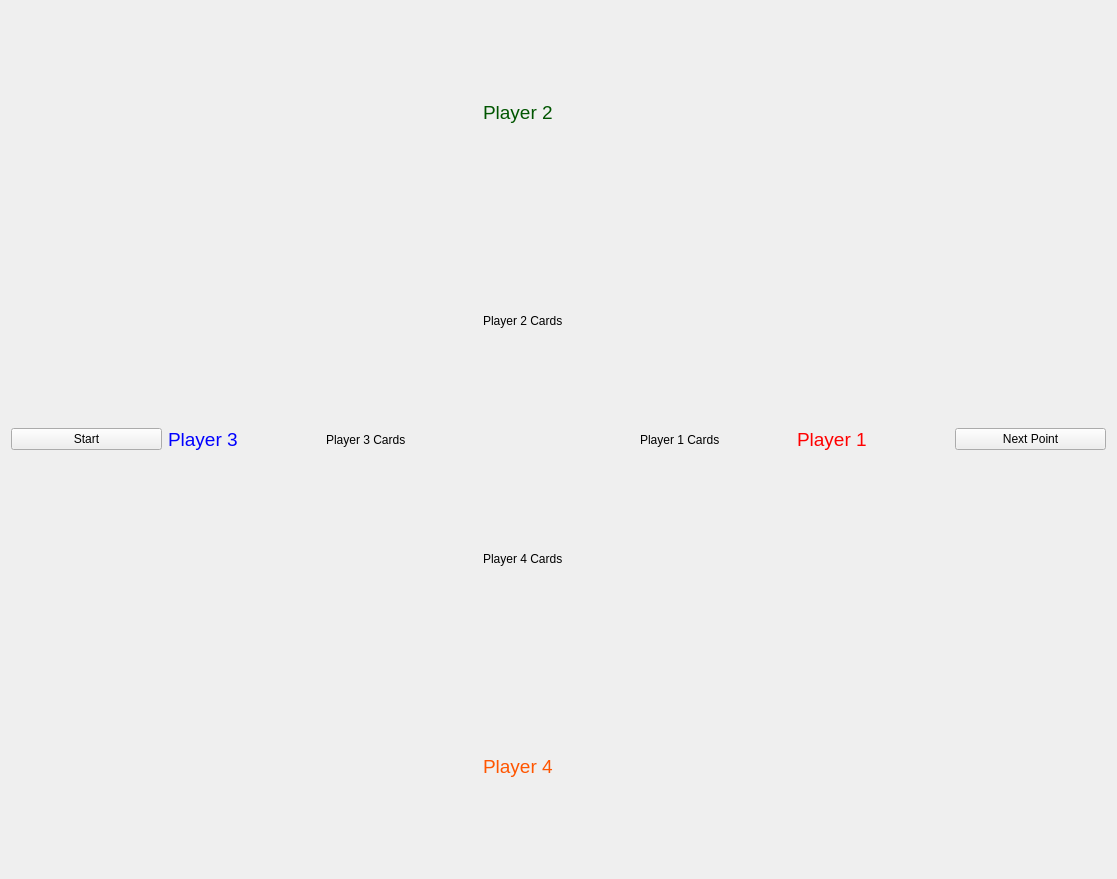
<?xml version="1.0" encoding="UTF-8"?>
<ui version="4.0">
 <class>NextTurnButton</class>
 <widget class="QWidget" name="NextTurnButton">
  <property name="geometry">
   <rect>
    <x>0</x>
    <y>0</y>
    <width>1117</width>
    <height>879</height>
   </rect>
  </property>
  <property name="windowTitle">
   <string>Form</string>
  </property>
  <layout class="QGridLayout" name="gridLayout">
   <item row="4" column="1">
    <widget class="QLabel" name="Player3Label">
     <property name="text">
      <string>&lt;html&gt;&lt;head/&gt;&lt;body&gt;&lt;p&gt;&lt;span style=&quot; font-size:14pt; color:#0000ff;&quot;&gt;Player 3&lt;/span&gt;&lt;/p&gt;&lt;/body&gt;&lt;/html&gt;</string>
     </property>
    </widget>
   </item>
   <item row="4" column="8">
    <widget class="QLabel" name="Player1Label">
     <property name="maximumSize">
      <size>
       <width>16777215</width>
       <height>71</height>
      </size>
     </property>
     <property name="text">
      <string>&lt;html&gt;&lt;head/&gt;&lt;body&gt;&lt;p&gt;&lt;span style=&quot; font-size:14pt; color:#ff0000;&quot;&gt;Player 1&lt;/span&gt;&lt;/p&gt;&lt;/body&gt;&lt;/html&gt;</string>
     </property>
    </widget>
   </item>
   <item row="4" column="2">
    <widget class="QLabel" name="Plyr3_cards">
     <property name="text">
      <string>Player 3 Cards</string>
     </property>
    </widget>
   </item>
   <item row="4" column="9">
    <widget class="QPushButton" name="NextPointbttn">
     <property name="text">
      <string>Next Point</string>
     </property>
    </widget>
   </item>
   <item row="4" column="0">
    <widget class="QPushButton" name="StartBttn">
     <property name="text">
      <string>Start</string>
     </property>
    </widget>
   </item>
   <item row="5" column="6">
    <widget class="QLabel" name="Plyr4_cards">
     <property name="text">
      <string>Player 4 Cards</string>
     </property>
    </widget>
   </item>
   <item row="1" column="6">
    <widget class="QLabel" name="Plyr2_cards">
     <property name="text">
      <string>Player 2 Cards</string>
     </property>
    </widget>
   </item>
   <item row="4" column="7">
    <widget class="QLabel" name="Plyr1_cards">
     <property name="text">
      <string>Player 1 Cards</string>
     </property>
    </widget>
   </item>
   <item row="6" column="6">
    <widget class="QLabel" name="Player4Label">
     <property name="text">
      <string>&lt;html&gt;&lt;head/&gt;&lt;body&gt;&lt;p&gt;&lt;span style=&quot; font-size:14pt; color:#ff5500;&quot;&gt;Player 4&lt;/span&gt;&lt;/p&gt;&lt;/body&gt;&lt;/html&gt;</string>
     </property>
    </widget>
   </item>
   <item row="0" column="6">
    <widget class="QLabel" name="Player2Label">
     <property name="text">
      <string>&lt;html&gt;&lt;head/&gt;&lt;body&gt;&lt;p&gt;&lt;span style=&quot; font-size:14pt; color:#005500;&quot;&gt;Player 2&lt;/span&gt;&lt;/p&gt;&lt;/body&gt;&lt;/html&gt;</string>
     </property>
    </widget>
   </item>
  </layout>
  <action name="actionssn">
   <property name="text">
    <string>ssn</string>
   </property>
   <property name="toolTip">
    <string>bg</string>
   </property>
  </action>
 </widget>
 <resources>
  <include location="MasterAI/2B/LAMAS/Proje/rsrc.qrc"/>
 </resources>
 <connections>
  <connection>
   <sender>StartBttn</sender>
   <signal>clicked()</signal>
   <receiver>Plyr3_cards</receiver>
   <slot>update()</slot>
   <hints>
    <hint type="sourcelabel">
     <x>127</x>
     <y>445</y>
    </hint>
    <hint type="destinationlabel">
     <x>365</x>
     <y>429</y>
    </hint>
   </hints>
  </connection>
  <connection>
   <sender>StartBttn</sender>
   <signal>clicked()</signal>
   <receiver>Plyr2_cards</receiver>
   <slot>update()</slot>
   <hints>
    <hint type="sourcelabel">
     <x>85</x>
     <y>439</y>
    </hint>
    <hint type="destinationlabel">
     <x>558</x>
     <y>318</y>
    </hint>
   </hints>
  </connection>
  <connection>
   <sender>StartBttn</sender>
   <signal>clicked()</signal>
   <receiver>Plyr1_cards</receiver>
   <slot>update()</slot>
   <hints>
    <hint type="sourcelabel">
     <x>85</x>
     <y>439</y>
    </hint>
    <hint type="destinationlabel">
     <x>715</x>
     <y>439</y>
    </hint>
   </hints>
  </connection>
  <connection>
   <sender>StartBttn</sender>
   <signal>clicked()</signal>
   <receiver>Plyr4_cards</receiver>
   <slot>update()</slot>
   <hints>
    <hint type="sourcelabel">
     <x>85</x>
     <y>439</y>
    </hint>
    <hint type="destinationlabel">
     <x>558</x>
     <y>560</y>
    </hint>
   </hints>
  </connection>
  <connection>
   <sender>NextPointbttn</sender>
   <signal>clicked()</signal>
   <receiver>Plyr2_cards</receiver>
   <slot>update()</slot>
   <hints>
    <hint type="sourcelabel">
     <x>1030</x>
     <y>439</y>
    </hint>
    <hint type="destinationlabel">
     <x>558</x>
     <y>318</y>
    </hint>
   </hints>
  </connection>
  <connection>
   <sender>NextPointbttn</sender>
   <signal>clicked()</signal>
   <receiver>Plyr1_cards</receiver>
   <slot>update()</slot>
   <hints>
    <hint type="sourcelabel">
     <x>1030</x>
     <y>439</y>
    </hint>
    <hint type="destinationlabel">
     <x>715</x>
     <y>439</y>
    </hint>
   </hints>
  </connection>
  <connection>
   <sender>NextPointbttn</sender>
   <signal>clicked()</signal>
   <receiver>Plyr3_cards</receiver>
   <slot>update()</slot>
   <hints>
    <hint type="sourcelabel">
     <x>1030</x>
     <y>439</y>
    </hint>
    <hint type="destinationlabel">
     <x>400</x>
     <y>439</y>
    </hint>
   </hints>
  </connection>
  <connection>
   <sender>NextPointbttn</sender>
   <signal>clicked()</signal>
   <receiver>Plyr4_cards</receiver>
   <slot>update()</slot>
   <hints>
    <hint type="sourcelabel">
     <x>1030</x>
     <y>439</y>
    </hint>
    <hint type="destinationlabel">
     <x>558</x>
     <y>560</y>
    </hint>
   </hints>
  </connection>
 </connections>
</ui>
